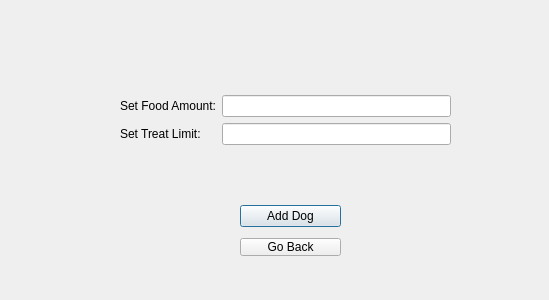
<?xml version="1.0" encoding="UTF-8"?>
<ui version="4.0">
 <class>PPDog</class>
 <widget class="QDialog" name="PPDog">
  <property name="geometry">
   <rect>
    <x>0</x>
    <y>0</y>
    <width>549</width>
    <height>300</height>
   </rect>
  </property>
  <property name="windowTitle">
   <string>Dialog</string>
  </property>
  <widget class="QWidget" name="formLayoutWidget">
   <property name="geometry">
    <rect>
     <x>120</x>
     <y>60</y>
     <width>331</width>
     <height>121</height>
    </rect>
   </property>
   <layout class="QFormLayout" name="formLayout">
    <item row="0" column="0" colspan="2">
     <widget class="QLabel" name="lblStatus">
      <property name="minimumSize">
       <size>
        <width>0</width>
        <height>30</height>
       </size>
      </property>
      <property name="maximumSize">
       <size>
        <width>16777215</width>
        <height>500</height>
       </size>
      </property>
      <property name="font">
       <font>
        <bold>true</bold>
       </font>
      </property>
      <property name="autoFillBackground">
       <bool>true</bool>
      </property>
      <property name="frameShape">
       <enum>QFrame::Shape::NoFrame</enum>
      </property>
      <property name="text">
       <string/>
      </property>
      <property name="textFormat">
       <enum>Qt::TextFormat::AutoText</enum>
      </property>
      <property name="alignment">
       <set>Qt::AlignmentFlag::AlignCenter</set>
      </property>
     </widget>
    </item>
    <item row="1" column="0">
     <widget class="QLabel" name="lblFoodAmount">
      <property name="text">
       <string>Set Food Amount:</string>
      </property>
     </widget>
    </item>
    <item row="1" column="1">
     <widget class="QLineEdit" name="editFoodAmount"/>
    </item>
    <item row="2" column="0">
     <widget class="QLabel" name="lblTreatLimit">
      <property name="text">
       <string>Set Treat Limit:</string>
      </property>
     </widget>
    </item>
    <item row="2" column="1">
     <widget class="QLineEdit" name="editTreatLimit"/>
    </item>
    <item row="3" column="0" colspan="2">
     <widget class="QLabel" name="lblStatus_2">
      <property name="minimumSize">
       <size>
        <width>0</width>
        <height>30</height>
       </size>
      </property>
      <property name="maximumSize">
       <size>
        <width>16777215</width>
        <height>500</height>
       </size>
      </property>
      <property name="font">
       <font>
        <bold>true</bold>
       </font>
      </property>
      <property name="autoFillBackground">
       <bool>true</bool>
      </property>
      <property name="frameShape">
       <enum>QFrame::Shape::NoFrame</enum>
      </property>
      <property name="text">
       <string/>
      </property>
      <property name="textFormat">
       <enum>Qt::TextFormat::AutoText</enum>
      </property>
      <property name="alignment">
       <set>Qt::AlignmentFlag::AlignCenter</set>
      </property>
     </widget>
    </item>
   </layout>
  </widget>
  <widget class="QWidget" name="layoutWidget">
   <property name="geometry">
    <rect>
     <x>240</x>
     <y>200</y>
     <width>101</width>
     <height>61</height>
    </rect>
   </property>
   <layout class="QVBoxLayout" name="verticalLayout">
    <item>
     <widget class="QPushButton" name="btnAddDog">
      <property name="autoFillBackground">
       <bool>false</bool>
      </property>
      <property name="text">
       <string>Add Dog</string>
      </property>
     </widget>
    </item>
    <item>
     <widget class="QPushButton" name="btnGoBack">
      <property name="maximumSize">
       <size>
        <width>230</width>
        <height>18</height>
       </size>
      </property>
      <property name="text">
       <string>Go Back</string>
      </property>
     </widget>
    </item>
   </layout>
  </widget>
 </widget>
 <resources/>
 <connections/>
</ui>
